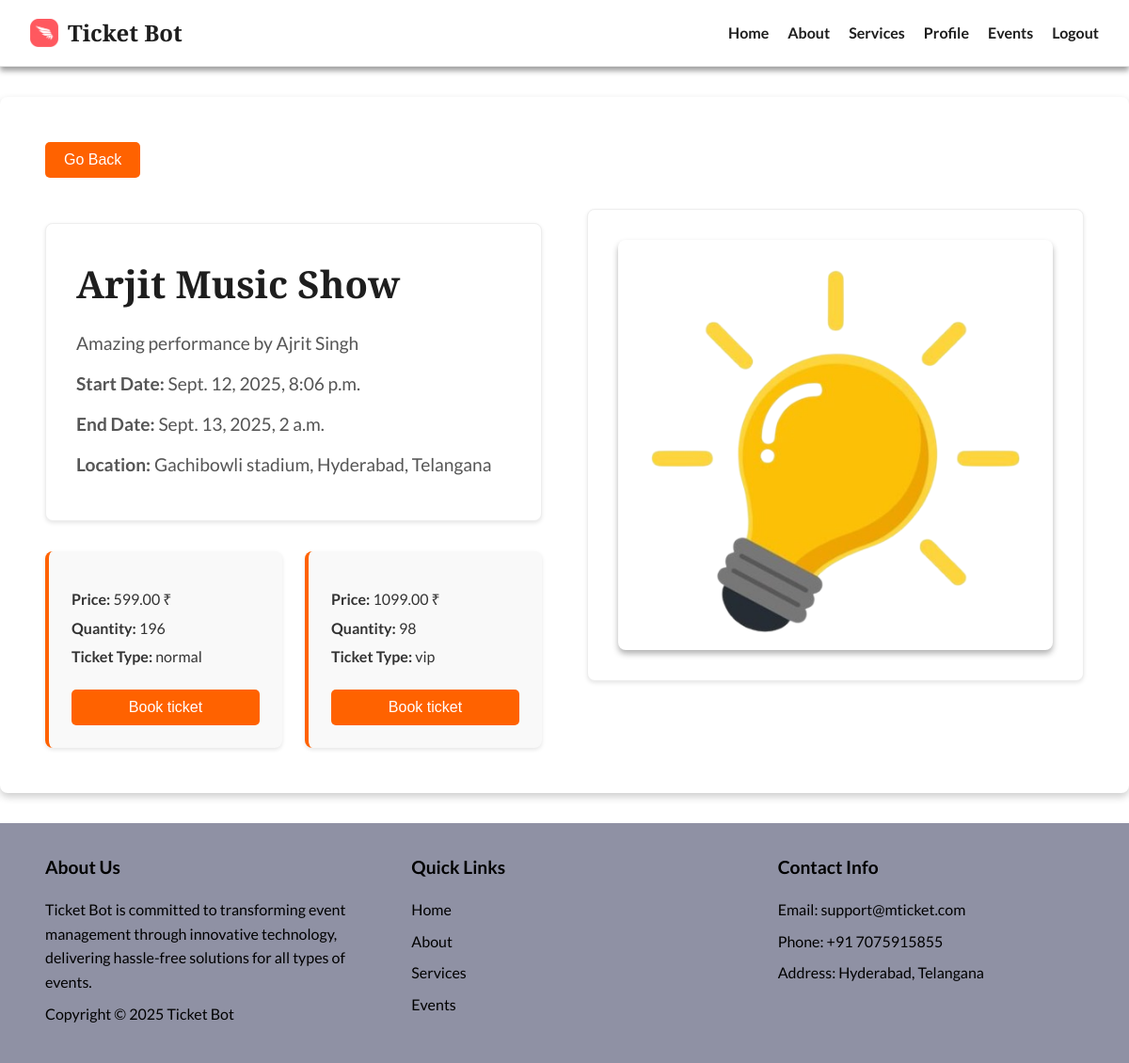
/events/event/11/ (signed in), run on the app's committed database.
### events/models.py (models this page shows, shortened)
class Event(models.Model):
    title = models.CharField(max_length=200)
    description = models.TextField()
    event_type = models.CharField(max_length=50)
    location = models.CharField(max_length=200)
    image = models.ImageField(upload_to='event_images/')
    start_date = models.DateTimeField()
    end_date = models.DateTimeField()
    manager = models.ForeignKey(Manager, on_delete=models.SET_NULL, null=True, blank=True)

class Ticket(models.Model):
    event = models.ForeignKey(Event, on_delete=models.CASCADE, related_name='tickets')
    ticket_type = models.CharField(max_length=100)  # e.g., Normal, VIP
    ticket_name = models.CharField(max_length=100)  # Name of the ticket
    quantity = models.PositiveIntegerField()  # Number of tickets available
    price = models.DecimalField(max_digits=10, decimal_places=2)  # Price per ticket
    additional_fee = models.DecimalField(max_digits=10, decimal_places=2, blank=True, null=True)  # Additional fee
    sale_start = models.DateTimeField()  # Tickets available from
    sale_end = models.DateTimeField()  # Tickets available until
    min_purchase = models.PositiveIntegerField()  # Minimum ticket purchase
    max_purchase = models.PositiveIntegerField()  # Maximum ticket purchase
    created_at = models.DateTimeField(auto_now_add=True)

### events/views.py (the view)
# urls.py: path('event/<int:event_id>/', views.event_detail, name='event_detail'),
def event_detail(request, event_id):
    event = get_object_or_404(Event, id=event_id)
    return render(request, 'event_detail.html', {'event': event})

### events/templates/event_detail.html (shortened to what this page needs)
{% load static %}
<!DOCTYPE html>
<html lang="en">
<head>
    <link rel="stylesheet" href="{% static 'css/event_details.css' %}">
</head>
<body>
        <nav class="navbar">
        <div class="logo">
            <img src="{% static 'images/logo.png' %}" alt="MTicket Logo">
            Ticket Bot
        </div>
        <ul>
            <li><a href="{% url 'home' %}" >Home</a></li>
            <li><a href="{% url 'about' %}" >About</a></li>
            <li><a href="{% url 'services' %}" class="active">Services</a></li>
            {% if user.is_authenticated %}
              {% if user.is_superuser %}
                <li><a href="{% url 'admin:index' %}">Admin</a></li>
              {% elif not user.manager %}
                <li><a href="{% url 'profile' %}">Profile</a></li>
              {% endif %}
              <li><a href="{% url 'events:event_list' %}">Events</a></li>
              <li><a href="{% url 'logout' %}">Logout</a></li>
            {% else %}
              <li><a href="{% url 'login' %}">Login</a></li>
              <li><a href="{% url 'register' %}">Register</a></li>
            {% endif %}
          </ul>
    </nav>
    <div class="event-detail-container">
        <div class="left-column">
            {% if user.is_authenticated %}
                <div class="go-back-button">
                    <button onclick="goBack()" class="btn">Go Back</button>
                </div>
            {% endif %}
            <div class="event-header">
                <h1>{{ event.title }}</h1>
                <p>{{ event.description }}</p>
                <p><b>Start Date:</b> {{ event.start_date }}</p>
                <p><b>End Date:</b> {{ event.end_date }}</p>
                <p><b>Location:</b> {{ event.location }}</p>
            </div>
            <div class="ticket-cards-container">
                {% for ticket in event.tickets.all %}
                    <div class="ticket-card">
                        <div class="ticket-info">
                            <p><b>Price:</b> {{ ticket.price }} ₹</p>
                            <p><b>Quantity:</b> {{ ticket.quantity }}</p>
                            <p><b>Ticket Type:</b> {{ ticket.ticket_type }}</p>
                        </div>
                        {% if not user.manager and not user.is_superuser %}
                            <button class="n-btn ticket-modal-btn" data-event-id="{{ event.id }}" data-ticket-type="{{ ticket.ticket_type }}">Book ticket</button>
                        {% endif %}
                    </div>
                {% endfor %}
            </div>
        </div>
        <div class="event-image">
            <img src="{{ event.image.url }}" alt="{{ event.title }}">
        </div>
    </div>
    <footer class="footer">
        <div class="footer-section about">
            <h3>About Us</h3>
            <p>
                Ticket Bot is committed to transforming event management through innovative technology, delivering hassle-free solutions for all types of events.
            </p>
            <p>Copyright © 2025 Ticket Bot</p>
        </div>
        <div class="footer-section links">
            <h3>Quick Links</h3>
            <ul>
                <li><a href="{% url 'home' %}" class="active">Home</a></li>
                <li><a href="{% url 'about' %}">About</a></li>
                <li><a href="{% url 'services' %}">Services</a></li>
                <li><a href="#">Events</a></li>
            </ul>
        </div>
        <div class="footer-section contact">
            <h3>Contact Info</h3>
            <p>Email: support@mticket.com</p>
            <p>Phone: +91 7075915855</p>
            <p>Address: Hyderabad, Telangana</p>
        </div>
    </footer>
</body>
</html>

### events/static/css/event_details.css (style rules this page uses)
* { margin: 0; padding: 0; box-sizing: border-box; }
body { font-family: 'Lato', sans-serif; color: #000000; line-height: 1.6; }
.navbar { background-color: rgba(255, 255, 255, 0.8); padding: 1rem 2rem; display: flex; justify-content: space-between; align-items: center; box-shadow: 0 0.25rem 0.375rem rgba(0, 0, 0, 0.4); position: sticky; top: 0; z-index: 100; backdrop-filter: blur(0.625rem); -webkit-backdrop-filter: blur(0.625rem); border-bottom: 0.0625rem solid rgba(0, 0, 0, 0.1); }
.navbar .logo { font-size: 1.5rem; font-weight: bold; font-family: 'Playfair Display', serif; color: #1E1E1E; display: flex; align-items: center; }
.navbar .logo img { width: 1.875rem; margin-right: 0.625rem; }
.navbar ul { list-style: none; display: flex; }
.navbar ul li { margin-left: 1.25rem; }
.navbar ul li a { text-decoration: none; color: #1E1E1E; font-weight: 700; }
.event-detail-container { max-width: 1200px; margin: 2rem auto; padding: 3rem; background: #fff; box-shadow: 0 0.25rem 0.5rem rgba(0, 0, 0, 0.2); border-radius: 0.5rem; display: grid; grid-template-columns: 1fr 1fr; gap: 3rem; align-items: center; min-height: 600px; }
.left-column { display: flex; flex-direction: column; gap: 2rem; }
.go-back-button { margin-bottom: 1rem; }
.go-back-button .btn { background-color: #FF6200; color: white; padding: 0.625rem 1.25rem; border: none; border-radius: 0.3125rem; text-decoration: none; font-size: 1rem; transition: background-color 0.3s; display: inline-block; }
.event-header { background: #fff; padding: 2rem; border-radius: 0.5rem; box-shadow: 0 0.125rem 0.25rem rgba(0, 0, 0, 0.1); border: 1px solid #eee; }
.event-header h1 { font-family: 'Playfair Display', serif; font-size: 2.5rem; color: #1E1E1E; margin-bottom: 1rem; }
.event-header p { font-size: 1.2rem; color: #555; margin-bottom: 0.75rem; line-height: 1.6; }
.ticket-cards-container { display: grid; grid-template-columns: 1fr 1fr; gap: 1.5rem; }
.ticket-card { background: #f9f9f9; padding: 1.5rem; border-radius: 0.5rem; box-shadow: 0 0.125rem 0.25rem rgba(0, 0, 0, 0.1); border-left: 4px solid #FF6200; display: flex; flex-direction: column; justify-content: space-between; min-height: 200px; }
.ticket-card p { font-size: 1rem; color: #333; margin-bottom: 0.5rem; line-height: 1.4; }
.ticket-card .ticket-info { flex-grow: 1; }
.n-btn, .v-btn { background-color: #FF6200; color: white; padding: 0.625rem 1.25rem; border: none; border-radius: 0.3125rem; text-decoration: none; font-size: 1rem; transition: background-color 0.3s; display: inline-block; text-align: center; margin-top: 1rem; width: 100%; cursor: pointer; }
.event-image { background: #fff; padding: 2rem; border-radius: 0.5rem; box-shadow: 0 0.125rem 0.25rem rgba(0, 0, 0, 0.1); border: 1px solid #eee; display: flex; justify-content: center; align-items: flex-end; min-height: 400px; }
.event-image img { max-width: 100%; max-height: 100%; border-radius: 0.5rem; box-shadow: 0 0.25rem 0.375rem rgba(0, 0, 0, 0.3); transition: transform 0.3s ease; object-fit: cover; }
.footer { display: flex; justify-content: space-between; align-items: flex-start; padding: 2rem; background-color: #8F91A4; color: rgb(0, 0, 0); gap: 2rem; flex-wrap: wrap; }
.footer-section { flex: 1; padding: 0 1rem; min-width: 15rem; max-width: calc(33.333% - 1.33rem); }
.footer-section h3 { margin-bottom: 1rem; font-size: 1.2rem; font-weight: bold; }
.footer-section p { margin-bottom: 0.5rem; line-height: 1.6; }
.footer-section ul { list-style: none; padding: 0; }
.footer-section ul li { margin-bottom: 0.5rem; }
.footer-section ul li a { text-decoration: none; color: rgb(0, 0, 0); transition: color 0.3s ease; }

### data on the page
Event: title "Arjit Music Show", description "Amazing performance by Ajrit Singh", start_date "Sept. 12, 2025, 8:06 p.m.", end_date "Sept. 13, 2025, 2 a.m.", location "Gachibowli stadium, Hyderabad, Telangana", image (picture)
Ticket: price "599.00", quantity "196", ticket_type "normal"
Ticket: price "1099.00", quantity "98", ticket_type "vip"
